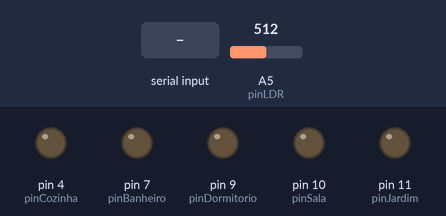
This sketch was run on a simulated Arduino Uno, built with avr-gcc and run on an emulated ATmega328P. On the bench: output pins drawn as LEDs (lit = HIGH). The test bench sets the inputs (shaded band); at power-on: A5 (pinLDR) = 512.

Above: at 1.2 s.
1.3 s: A5 (pinLDR) set to 412
2.8 s: A5 (pinLDR) set to 384
At 3.3 s:
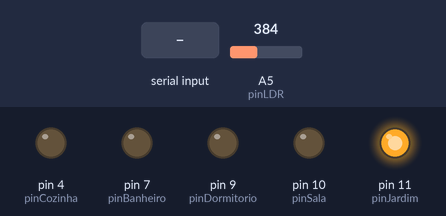
4.3 s: "B\n" received over Serial
At 4.6 s:
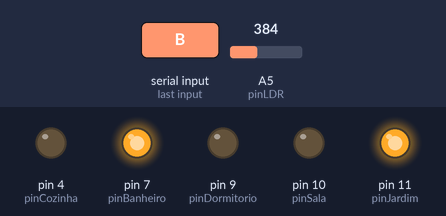
5.8 s: "S90\n" received over Serial
At 7.0 s:
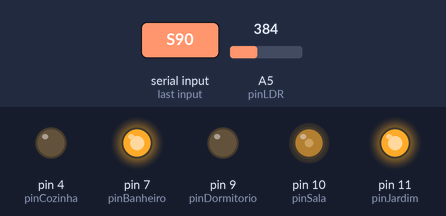
7.3 s: "b\n" received over Serial
At 8.0 s:
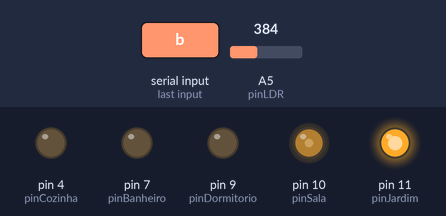
8.8 s: "Q90\n" received over Serial
At 9.3 s:
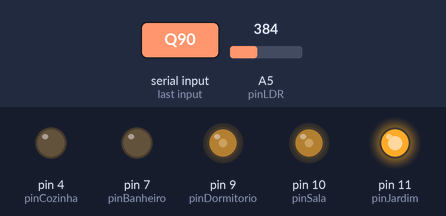
Timing chart, 0 to 11.3 s (numbered marks = the images above; inputs shaded):
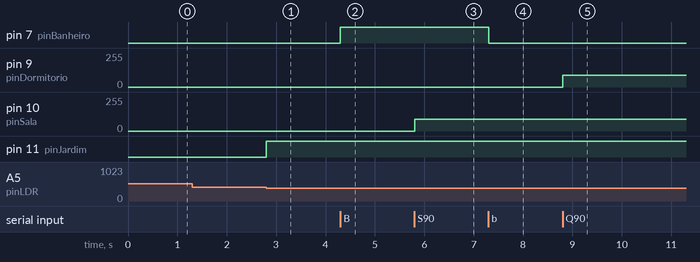

Measured:
- the behaviour switches between 400 and 399 on A5 (pinLDR) (found by bisection; images 0 and 1)
- after the input at 1.3 s, every drawn part: stays the same
- after the input at 2.8 s, pin 11 (pinJardim): LOW → HIGH at once
- after the input at 4.3 s, pin 7 (pinBanheiro): LOW → HIGH at once
- after the input at 5.8 s, pin 10 (pinSala): 0/255 → 90/255 at once
- after the input at 7.3 s, pin 7 (pinBanheiro): HIGH → LOW at once
- after the input at 8.8 s, pin 9 (pinDormitorio): 0/255 → 90/255 at once

The sketch:

com-sensor-fotovoltaico-v2.ino
```cpp
// --- DECLARAÇÃO DOS PINOS (ATUALIZADOS) ---
const int pinSala = 10;       // PWM (Web Slider)
const int pinJardim = 11;     // PWM (Sensor LDR Automático)
const int pinCozinha = 4;     // Digital (Web ON/OFF)
const int pinDormitorio = 9;  // PWM (Web Slider)
const int pinBanheiro = 7;    // Digital (Web ON/OFF)
const int pinLDR = A5;        // Sensor do Jardim no A5

// --- VARIÁVEIS GLOBAIS PARA SINCRO COM A WEB ---
int valorLDR = 0;
int brilhoSala = 0;
int brilhoQuarto = 0;
int statusCozinha = 0;
int statusBanheiro = 0;
int brilhoJardim = 0;

void setup() {
  Serial.begin(9600);

  pinMode(pinSala, OUTPUT);
  pinMode(pinJardim, OUTPUT);
  pinMode(pinCozinha, OUTPUT);
  pinMode(pinDormitorio, OUTPUT);
  pinMode(pinBanheiro, OUTPUT);

  digitalWrite(pinSala, LOW);
  digitalWrite(pinJardim, LOW);
  digitalWrite(pinCozinha, LOW);
  digitalWrite(pinDormitorio, LOW);
  digitalWrite(pinBanheiro, LOW);
}

void loop() {
  // --- CONTROLE AUTOMÁTICO DO JARDIM (LDR) ---
  valorLDR = analogRead(pinLDR);

  if (valorLDR < 400) {
    digitalWrite(pinJardim, HIGH);
    brilhoJardim = 255; // Salva 255 para a página Web saber que está 100% aceso
  } else {
    digitalWrite(pinJardim, LOW);
    brilhoJardim = 0;   // Salva 0 para a página Web saber que está apagado
  }

  // --- CONTROLE VIA INTERFACE WEB ---
  if (Serial.available() > 0) {
    static String comandoCompleto = "";
    char c = Serial.read();

    if (c == '\n') {
      comandoCompleto.trim();
      if (comandoCompleto.length() > 0) {
        char comodo = comandoCompleto.charAt(0);

        // 1. ENVIO DE STATUS PARA O PYTHON / WEB
        if (comodo == '?') {
          Serial.print("S:"); Serial.print(brilhoSala);
          Serial.print("|Q:"); Serial.print(brilhoQuarto);
          Serial.print("|C:"); Serial.print(statusCozinha);
          Serial.print("|B:"); Serial.print(statusBanheiro);
          Serial.print("|J:"); Serial.println(brilhoJardim);
        }

        // 2. COMANDO MESTRE: DESLIGAR TUDO
        else if (comodo == 'X') {
          brilhoSala = 0;
          brilhoQuarto = 0;
          statusCozinha = 0;
          statusBanheiro = 0;
          analogWrite(pinSala, 0);
          analogWrite(pinDormitorio, 0);
          digitalWrite(pinCozinha, LOW);
          digitalWrite(pinBanheiro, LOW);
        }

        // 3. CÔMODOS DIMMER (SALA E QUARTO)
        else if (comodo == 'S' || comodo == 'Q') {
          String valorTexto = comandoCompleto.substring(1);
          int brilhoWeb = valorTexto.toInt();

          if (comodo == 'S') {
            brilhoSala = brilhoWeb;
            analogWrite(pinSala, brilhoSala);
          } else if (comodo == 'Q') {
            brilhoQuarto = brilhoWeb;
            analogWrite(pinDormitorio, brilhoQuarto);
          }
        }

        // 4. CÔMODOS ON/OFF (COZINHA E BANHEIRO)
        else {
          switch (comodo) {
            case 'C': statusCozinha = 1; digitalWrite(pinCozinha, HIGH); break;
            case 'c': statusCozinha = 0; digitalWrite(pinCozinha, LOW); break;
            case 'B': statusBanheiro = 1; digitalWrite(pinBanheiro, HIGH); break;
            case 'b': statusBanheiro = 0; digitalWrite(pinBanheiro, LOW); break;
          }
        }
      }
      comandoCompleto = "";
    }
    else {
      comandoCompleto += c;
    }
  }
}
```
